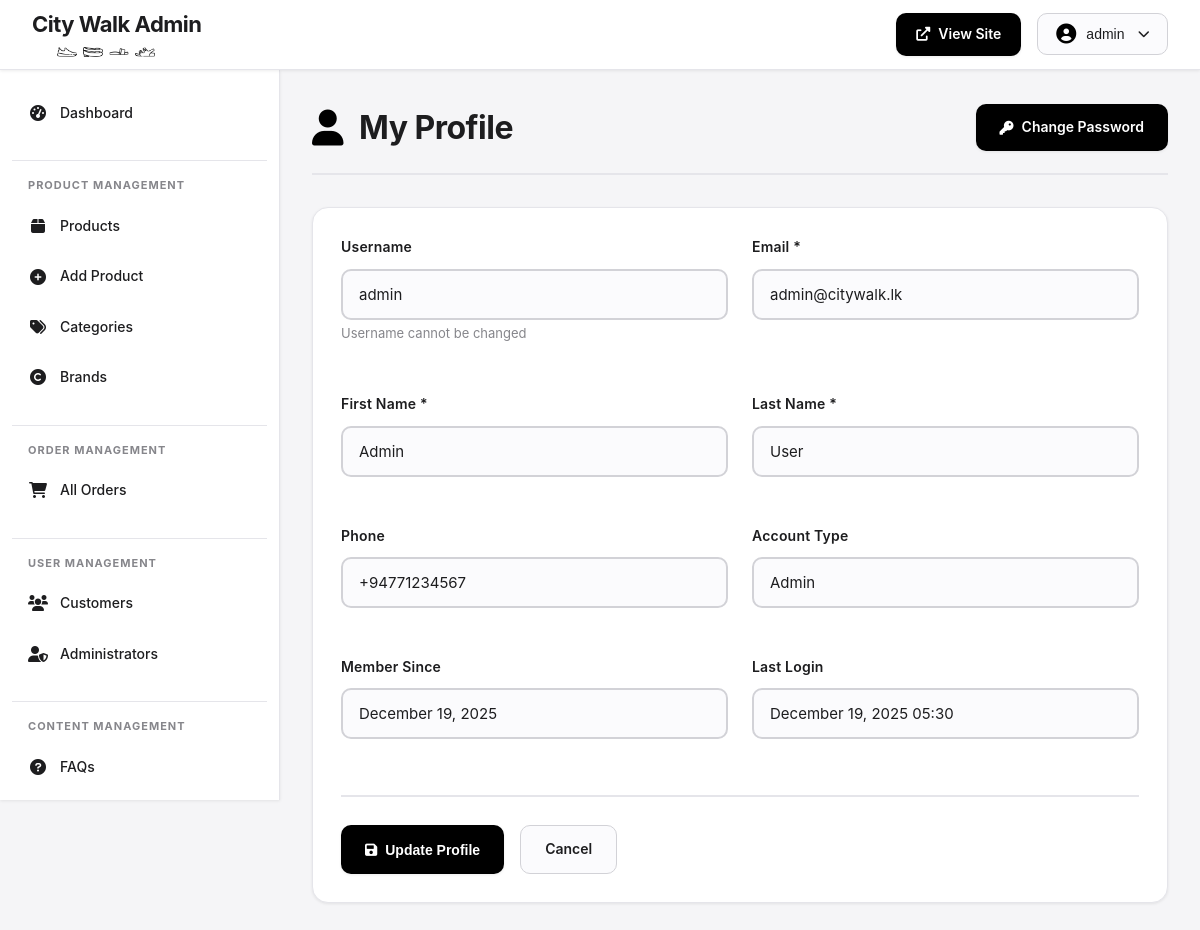
Screenshot of /city-walk--FINAL/admin/profile.php (signed in) with the database file from the repository.
### tables this page shows
CREATE TABLE `users` (
  `user_id` int(11) NOT NULL,
  `username` varchar(50) NOT NULL,
  `email` varchar(100) NOT NULL,
  `password_hash` varchar(255) NOT NULL,
  `first_name` varchar(50) NOT NULL,
  `last_name` varchar(50) NOT NULL,
  `phone` varchar(20) DEFAULT NULL,
  `address` text DEFAULT NULL,
  `city` varchar(50) DEFAULT NULL,
  `postal_code` varchar(10) DEFAULT NULL,
  `user_type` enum('customer','admin') DEFAULT 'customer',
  `status` enum('active','inactive','suspended') DEFAULT 'active',
  `created_at` timestamp NOT NULL DEFAULT current_timestamp(),
  `updated_at` timestamp NOT NULL DEFAULT current_timestamp() ON UPDATE current_timestamp(),
  `last_login` timestamp NULL DEFAULT NULL
);

### city-walk--FINAL/admin/profile.php (the view, shortened to what this page needs)
<?php
$db = getDB();
$userId = $_SESSION['user_id'];
$stmt = $db->prepare("SELECT * FROM users WHERE user_id = ?");
$stmt->execute([$userId]);
$user = $stmt->fetch();
?>
<!DOCTYPE html>
<html lang="en">
<head>
    <link rel="stylesheet" href="../css/admin-styles.css">
    <link rel="stylesheet" href="https://cdnjs.cloudflare.com/ajax/libs/font-awesome/6.0.0/css/all.min.css">
</head>
<body>
    <?php include 'includes/header.php'; ?>
    <?php include 'includes/sidebar.php'; ?>
    <main class="admin-main">
        <div class="admin-container">
            <div class="page-header">
                <h1><i class="fas fa-user"></i> My Profile</h1>
                <a href="change-password.php" class="btn-primary-small">
                    <i class="fas fa-key"></i> Change Password
                </a>
            </div>
            <div class="admin-card">
                <form method="POST" class="admin-form">
                    <div class="form-row">
                        <div class="form-group">
                            <label>Username</label>
                            <input type="text" value="<?php echo htmlspecialchars($user['username']); ?>" disabled>
                            <small style="color: #86868b; font-size: 13px;">Username cannot be changed</small>
                        </div>
                        <div class="form-group">
                            <label>Email *</label>
                            <input type="email" name="email" value="<?php echo htmlspecialchars($user['email']); ?>" required>
                        </div>
                    </div>
                    <div class="form-row">
                        <div class="form-group">
                            <label>First Name *</label>
                            <input type="text" name="first_name" value="<?php echo htmlspecialchars($user['first_name']); ?>" required>
                        </div>
                        <div class="form-group">
                            <label>Last Name *</label>
                            <input type="text" name="last_name" value="<?php echo htmlspecialchars($user['last_name']); ?>" required>
                        </div>
                    </div>
                    <div class="form-row">
                        <div class="form-group">
                            <label>Phone</label>
                            <input type="text" name="phone" value="<?php echo htmlspecialchars($user['phone'] ?? ''); ?>" placeholder="+94771234567">
                        </div>
                        <div class="form-group">
                            <label>Account Type</label>
                            <input type="text" value="<?php echo ucfirst($user['user_type']); ?>" disabled>
                        </div>
                    </div>
                    <div class="form-row">
                        <div class="form-group">
                            <label>Member Since</label>
                            <input type="text" value="<?php echo date('F d, Y', strtotime($user['created_at'])); ?>" disabled>
                        </div>
                        <div class="form-group">
                            <label>Last Login</label>
                            <input type="text" value="<?php echo $user['last_login'] ? date('F d, Y H:i', strtotime($user['last_login'])) : 'Never'; ?>" disabled>
                        </div>
                    </div>
                    <div class="form-actions">
                        <button type="submit" class="btn-primary-small">
                            <i class="fas fa-save"></i> Update Profile
                        </button>
                        <a href="index.php" class="btn-secondary">Cancel</a>
                    </div>
                </form>
            </div>
        </div>
    </main>
</body>
</html>

### city-walk--FINAL/css/admin-styles.css (style rules this page uses)
* { margin: 0; padding: 0; box-sizing: border-box; }
:root { --primary-color: #1d1d1f; --primary-light: #2d2d2f; --accent-color: #000000; --accent-hover: #a50000; --bg-primary: #ffffff; --bg-secondary: #f5f5f7; --bg-tertiary: #fbfbfd; --text-primary: #1d1d1f; --text-secondary: #86868b; --text-tertiary: #6e6e73; --border-light: #d2d2d7; --border-lighter: #e5e5ea; --border-dark: #86868b; --success: #34C759; --warning: #FF9500; --error: #FF3B30; --info: #007AFF; --shadow-sm: 0 1px 3px rgba(0, 0, 0, 0.08); --shadow-md: 0 4px 6px rgba(0, 0, 0, 0.1); --shadow-lg: 0 10px 15px rgba(0, 0, 0, 0.1); --shadow-xl: 0 20px 25px rgba(0, 0, 0, 0.15); --transition-fast: 0.15s ease; --transition-normal: 0.3s ease; --transition-slow: 0.5s ease; }
body { font-family: -apple-system, BlinkMacSystemFont, 'Poppins', 'Segoe UI', Roboto, Oxygen, Ubuntu, Cantarell, sans-serif; background: var(--bg-secondary); color: var(--text-primary); line-height: 1.6; overflow-x: hidden; }
.admin-main { margin-left: 280px; margin-top: 70px; min-height: calc(100vh - 70px); padding: 32px; }
.admin-container { max-width: 1400px; margin: 0 auto; }
.page-header { display: flex; justify-content: space-between; align-items: center; margin-bottom: 32px; padding-bottom: 20px; border-bottom: 2px solid var(--border-lighter); }
.page-header h1 { font-size: 32px; font-weight: 700; color: var(--text-primary); display: flex; align-items: center; gap: 16px; letter-spacing: -0.5px; }
.page-header h1 i { color: var(--accent-color); font-size: 36px; }
.admin-card { background: var(--bg-primary); border-radius: 16px; box-shadow: var(--shadow-sm); padding: 28px; margin-bottom: 28px; border: 1px solid var(--border-lighter); transition: var(--transition-normal); }
.btn-primary-small { display: inline-flex; align-items: center; gap: 8px; padding: 12px 24px; background: var(--accent-color); color: #fff; text-decoration: none; border: none; border-radius: 10px; font-size: 14px; font-weight: 600; cursor: pointer; transition: var(--transition-normal); box-shadow: var(--shadow-sm); }
.btn-secondary { display: inline-flex; align-items: center; gap: 8px; padding: 12px 24px; background: var(--bg-tertiary); color: var(--text-primary); text-decoration: none; border: 1px solid var(--border-light); border-radius: 10px; font-size: 14px; font-weight: 600; cursor: pointer; transition: var(--transition-normal); }
.admin-form { max-width: 900px; }
.form-row { display: grid; grid-template-columns: repeat(auto-fit, minmax(280px, 1fr)); gap: 24px; margin-bottom: 24px; }
.form-group { margin-bottom: 24px; }
.form-group label { display: block; margin-bottom: 10px; font-size: 14px; font-weight: 600; color: var(--text-primary); letter-spacing: 0.2px; }
.form-group input[type="text"], .form-group input[type="number"], .form-group input[type="email"], .form-group select, .form-group textarea { width: 100%; padding: 14px 16px; border: 2px solid var(--border-light); border-radius: 10px; font-size: 15px; font-family: inherit; color: var(--text-primary); background: var(--bg-tertiary); transition: var(--transition-normal); }
.form-actions { display: flex; gap: 16px; margin-top: 32px; padding-top: 28px; border-top: 2px solid var(--border-lighter); }
.admin-card, .stat-card, .alert { animation: fadeIn 0.5s ease; }
html { scroll-behavior: smooth; }

### rows the page displays
users: username "admin", email "admin@citywalk.lk", first_name "Admin", last_name "User", phone "+94771234567", user_type "Admin", created_at "December 19, 2025", last_login "December 19, 2025 05:30"

### other values shown
$_SESSION['username'] "admin"
